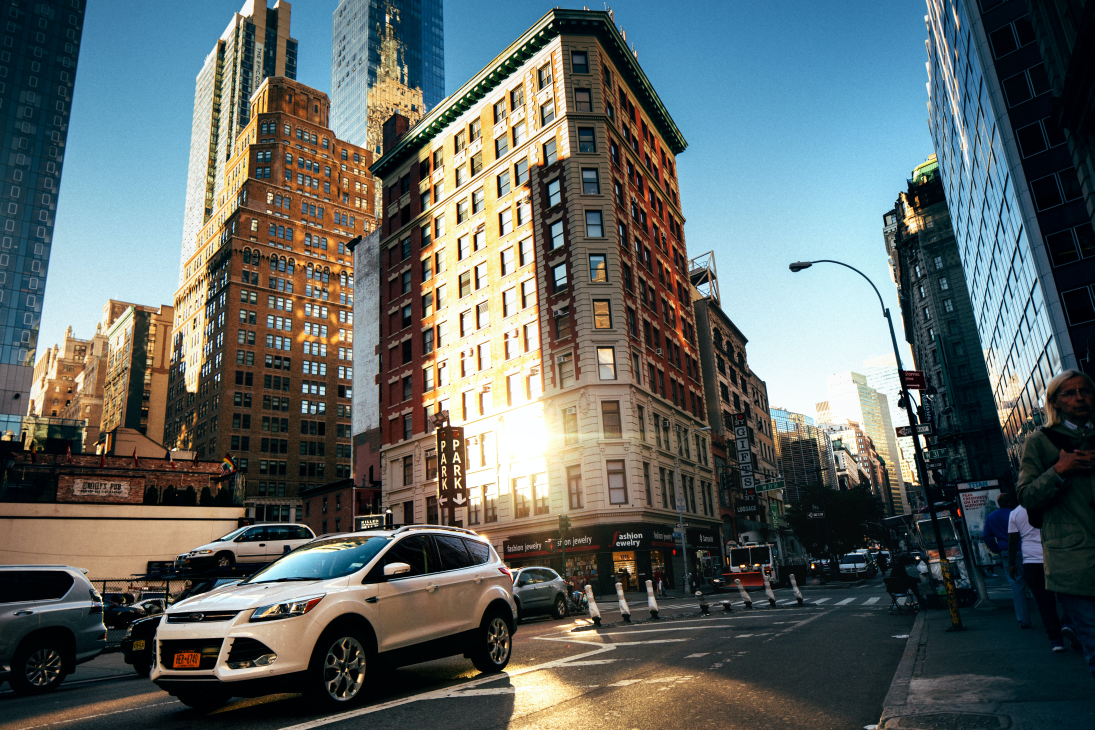
#> input picture Karina_Rahmawati_5025221041_TugasOpenCV/Tugas1/tugas1.jpg, 5472 x 3648 px (shown at 1/5 size)
$ python Karina_Rahmawati_5025221041_Tugas1.py
#> lines starting #> are read from the running program, lines starting #| are printed output that depends on the picture
import cv2 as cv
import numpy as np
import cvzone

img = cv.imread("tugas1.jpg") #membaca gambar
#> img is the input picture: shape (3648, 5472, 3); mean B, G, R 100.4, 102.2, 94.4
img = cv.resize(img, (684, 456)) #resize gambar
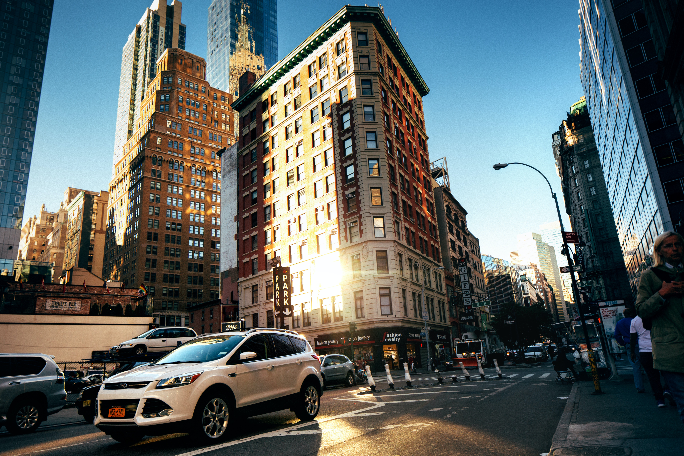
#> img: shape (456, 684, 3); mean B, G, R 100.6, 102.3, 94.5

#convert BGR ke HSV
img_hsv = cv.cvtColor(img, cv.COLOR_BGR2HSV)
#> img_hsv: shape (456, 684, 3); mean H, S, V 68.8, 122.1, 120.1

#split HSV channel
h, s, v = cv.split(img_hsv)
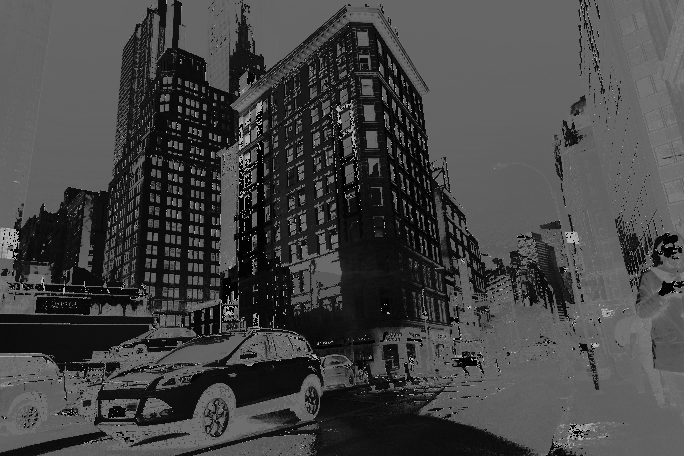
#> h: shape (456, 684); min 0, max 179, mean 68.8
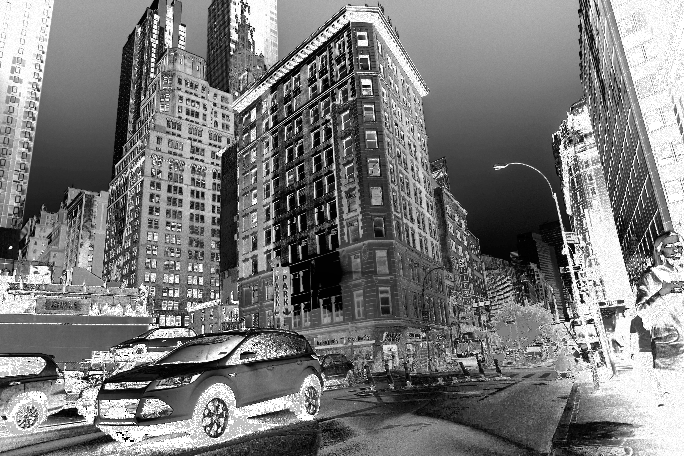
#> s: shape (456, 684); min 0, max 255, mean 122.1
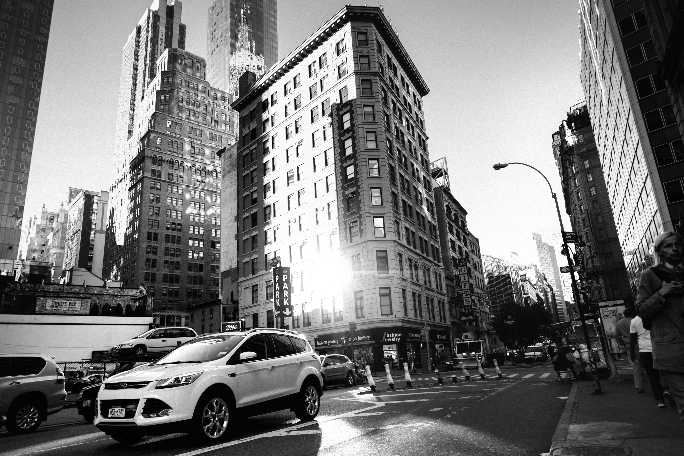
#> v: shape (456, 684); min 0, max 255, mean 120.1
h.fill(0)
#> h: shape (456, 684); every value is 0
s.fill(255)
#> s: shape (456, 684); every value is 255

#merubah value warna menjadi dominan merah
h1 = np.mod(h, 180).astype(np.uint8)
top1 = cv.merge([h1, s, v])
#> top1: shape (456, 684, 3); mean H, S, V 0, 255, 120.1

#merubah value warna menjadi dominan orange
h2 = np.mod(h + 20, 180).astype(np.uint8)
#> h2: shape (456, 684); every value is 20
top2 = cv.merge([h2, s, v])
#> top2: shape (456, 684, 3); mean H, S, V 20, 255, 120.1

#merubah value warna menjadi dominan kuning
h3 = np.mod(h + 30, 180).astype(np.uint8)
#> h3: shape (456, 684); every value is 30
top3 = cv.merge([h3, s, v])
#> top3: shape (456, 684, 3); mean H, S, V 30, 255, 120.1

#merubah value warna menjadi dominan hijau
h4 = np.mod(h + 55, 180).astype(np.uint8)
#> h4: shape (456, 684); every value is 55
top4 = cv.merge([h4, s, v])
#> top4: shape (456, 684, 3); mean H, S, V 55, 255, 120.1

#merubah value warna menjadi dominan biru muda
h5 = np.mod(h + 90, 180).astype(np.uint8)
#> h5: shape (456, 684); every value is 90
bottom1 = cv.merge([h5, s, v])
#> bottom1: shape (456, 684, 3); mean H, S, V 90, 255, 120.1

#merubah value warna menjadi dominan biru tua
h6 = np.mod(h + 120, 180).astype(np.uint8)
#> h6: shape (456, 684); every value is 120
bottom2 = cv.merge([h6, s, v])
#> bottom2: shape (456, 684, 3); mean H, S, V 120, 255, 120.1

#merubah value warna menjadi dominan ungu
h7 = np.mod(h + 135, 180).astype(np.uint8)
#> h7: shape (456, 684); every value is 135
bottom3 = cv.merge([h7, s, v])
#> bottom3: shape (456, 684, 3); mean H, S, V 135, 255, 120.1

#merubah value warna menjadi dominan pink
h8 = np.mod(h + 150, 180).astype(np.uint8)
#> h8: shape (456, 684); every value is 150
bottom4 = cv.merge([h8, s, v])
#> bottom4: shape (456, 684, 3); mean H, S, V 150, 255, 120.1

#memotong gambar
h, w = img_hsv.shape[:2]
#> h = 456; w = 684
X1, X2, X3, Y1 = (w // 4), (w // 2), (3 * w // 4), (h // 2)
#> X1 = 171; X2 = 342; X3 = 513; Y1 = 228

top1 = top1[0:Y1, 0:X1]
#> top1: shape (228, 171, 3); mean H, S, V 0, 255, 157.2
top2 = top2[0:Y1, X1:X2]
#> top2: shape (228, 171, 3); mean H, S, V 20, 255, 157.8
top3 = top3[0:Y1, X2:X3]
#> top3: shape (228, 171, 3); mean H, S, V 30, 255, 153.4
top4 = top4[0:Y1, X3:w]
#> top4: shape (228, 171, 3); mean H, S, V 55, 255, 133.4
bottom1 = bottom1[Y1:h, 0:X1]
#> bottom1: shape (228, 171, 3); mean H, S, V 90, 255, 86.5
bottom2 = bottom2[Y1:h, X1:X2]
#> bottom2: shape (228, 171, 3); mean H, S, V 120, 255, 113
bottom3 = bottom3[Y1:h, X2:X3]
#> bottom3: shape (228, 171, 3); mean H, S, V 135, 255, 96.8
bottom4 = bottom4[Y1:h, X3:w]
#> bottom4: shape (228, 171, 3); mean H, S, V 150, 255, 62.5

#menggabungkan semua partisi/potongan gambar
imagestack = cvzone.stackImages([top1, top2, top3, top4, bottom1, bottom2,bottom3, bottom4], 4, 1)
#> imagestack: shape (456, 684, 3); mean H, S, V 75, 255, 120.1

#convert HSV ke BGR
img_new = cv.cvtColor(imagestack, cv.COLOR_HSV2BGR)
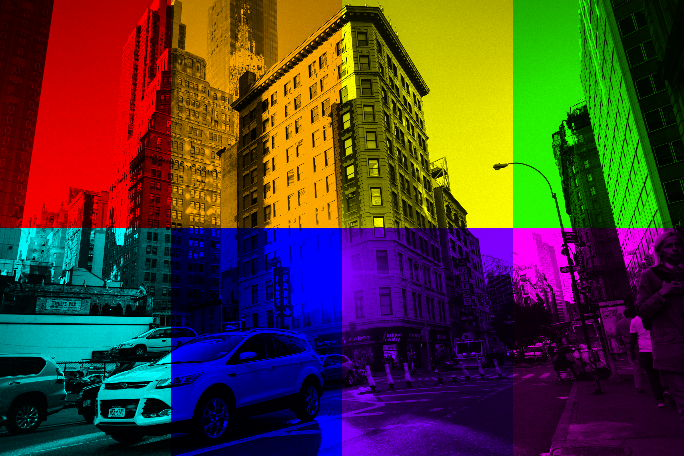
#> img_new: shape (456, 684, 3); mean B, G, R 44.7, 59.6, 75.1

#menyimpan gambar
filename = "tugas1_done.jpg"
cv.imwrite(filename, img_new)

#menampilkan gambar
cv.imshow("Tugas 1", img_new)

cv.waitKey(0)
cv.destroyAllWindows()
